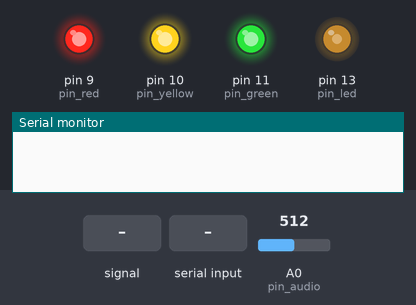
Bench run of a sketch on a simulated Arduino Uno, built with avr-gcc and run on an emulated ATmega328P. On the bench: output pins drawn as LEDs (lit = HIGH), the last lines printed to the serial monitor. Dashed ring = blinking. The test bench sets the inputs (shaded band); at power-on: A0 (pin_audio) = 512.

Above: at 1.2 s.
1.3 s: A0 (pin_audio) fed a 50 Hz sine of ±306 counts around its level
At 4.06 s:
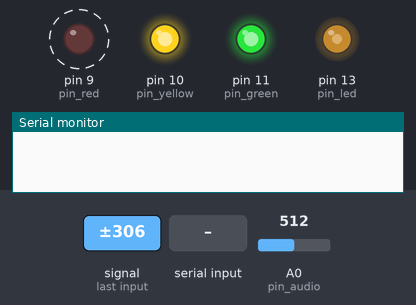
4.3 s: "S\n" received over Serial
At 5.2 s:
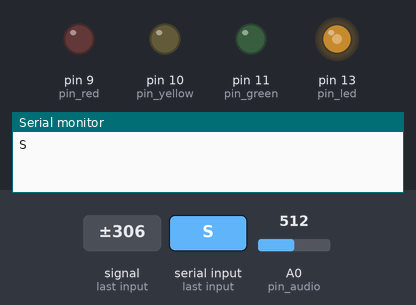
5.8 s: "s\n" received over Serial
7.3 s: "C\n" received over Serial
Timing chart, 0 to 9.8 s (numbered marks = the images above; inputs shaded):
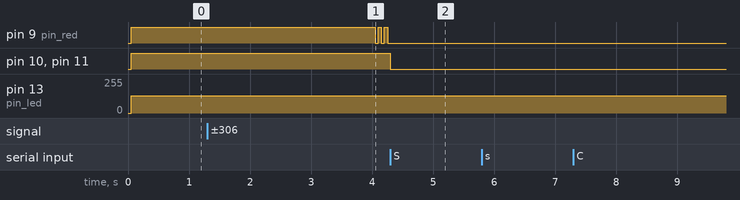

The sketch:

trafficlight_vu_serial.ino
```cpp
/*
*  Arduino 1.0 sketch
*
*  trafficlight_vu_serial
*  A traffic light controller that acts as a VU meter
*
*  On startup, this will continuously sample from analog pin A0 at 500Hz
*  A trafficlight with relays (ideally solid state) is connected to
*  pins dictated by pin_red, pin_yellow and pin_green.
*  The program will attempt to adapt to varying volume levels and
*  will flash the lights roughly in proportion to the signal level.
*
*  If any serial characters are written to the UART, the VU meter will be
*  suspended for a given timeout (SERIAL_TIMEOUT).  During this time, the
*  traffic light can be controlled with a few simple serial commands.
*  The light will automatically revert to VU meter mode.
*/

#include "TimerOne.h"

//Defines for the VU meter
#define PEAK_PERIOD        1000  //Measured in samples at 500Hz
#define PEAK_BUFFLEN       5     //number of peak samples to average
#define TRAFFIC_HOLD       50    //Debounce time for the poor SCRs, in ms
#define TRAFFIC_HOLD_OFF   60    //OFF time debounce

//Defines for the serial port
#define SERIAL_TIMEOUT     10000  //Duration to wait before resuming VU mode
#define SERIAL_BUFFLEN     50

//Arduino pin definitions
int pin_red = 9;
int pin_yellow = 10;
int pin_green = 11;
int pin_led = 13;
int pin_audio = A0;

//relevant audio variables
int adc_value = 0;    //the most recent sample
int peak_avg = 0;     //the average peak (envelope) value

//variables internal to the envelope detection feature
int last_value = 0;
int peak_short = 0;
int peak_long = 0;
int peak_counter = 0;
int peak_sum = 0;
int peak_buff[PEAK_BUFFLEN];

//threshold values for the Green, Yellow and Red lights
int thresh0;
int thresh1;
int thresh2;

//time storage (millis)
unsigned long last_update = 0;
unsigned long last_serial = 0;

//Incoming serial message buffer
char buff[SERIAL_BUFFLEN];

void setup(){
  //Configure necessary I/O pins
  pinMode(pin_red, OUTPUT);
  pinMode(pin_yellow, OUTPUT);
  pinMode(pin_green, OUTPUT);
  pinMode(pin_led, OUTPUT);
  digitalWrite(pin_red, LOW);
  digitalWrite(pin_yellow, LOW);
  digitalWrite(pin_green, LOW);
  digitalWrite(pin_led, LOW);

  //fire timerIsr every 2000us (500Hz)
  Timer1.initialize(2000);
  Timer1.attachInterrupt(timerIsr);

  Serial.begin(115200);
}

void loop(){
  //If a serial character is waiting, DO NOT run the VU meter
  //Clear the traffic light
  if (Serial.available()){
    digitalWrite(pin_red, LOW);
    digitalWrite(pin_yellow, LOW);
    digitalWrite(pin_green, LOW);
    last_serial = millis();
    //Stay within this loop as long as serial data has been recieved
    //within SERIAL_TIMEOUT milliseconds
    while(millis() - last_serial < SERIAL_TIMEOUT){
      if (Serial.available()){
        last_serial = millis();
        //Read an entire line into buff[], and parse it.
        readLine();
        parseLine();
      }
    }
  }
  //When no serial data is waiting, update the lights for the VU meter
  doVUMeter();
}

void parseLine(){
  Serial.println(buff);
  switch (buff[0]){
  //(S)et a light (turn it on).  Eg: 'sy' will turn on yellow.
  case 'S':
  case 's':
    digitalWrite(findTarget(buff[1]), HIGH);
    return;
  //(C)lear a light (turn it off).  Eg: 'CG' will turn off green.
  case 'C':
  case 'c':
    digitalWrite(findTarget(buff[1]), LOW);
    return;
  //(Q)uit - return to VU meter mode immediately with no timeout
  case 'Q':
  case 'q':
    last_serial = 0;
    return;
  }
}

int findTarget(char c){
  switch(c){
  case 'R':
  case 'r':
    return pin_red;
  case 'Y':
  case 'y':
    return pin_yellow;
  case 'G':
  case 'g':
    return pin_green;
  }
  return -1;
}

void readLine(){
  memset(buff, '\0', SERIAL_BUFFLEN);
  int idx = 0;
  int c;
  do {
    c = Serial.read();
    if ((c > 0) && (c != '\r') && (c != '\n')){
      buff[idx++] = (char)c;
    }
  } while (c != '\n');
}

void timerIsr(){
  adc_value = analogRead(pin_audio);
  //peak_short is *always* updated with the maximum value
  if (adc_value > peak_short){
    peak_short = adc_value;
  }
  //at the end of each PEAK_PERIOD, calculate the weighted envelope (peak_avg)
  //also update the threshold values for this new value of peak_avg
  if (++peak_counter > PEAK_PERIOD){
    peak_counter = 0;
    doPeakCalc();
    findThresh();
  }
  //Toggle pin 13 - if the ISR starts falling behind, we will see distruptions
  //in the square wave on pin 13
  digitalWrite(pin_led, digitalRead(pin_led) ^ 1);
}

void doVUMeter(){
  //Skip any 0 (read: probably negative) values immediately
  if (adc_value == 0){
    return;
  }
  //If we last changed state within TRAFFIC_HOLD, abort immediately (trying to stay lean)
  if (millis() - last_update < TRAFFIC_HOLD){
    return;
  }
  last_value = adc_value;
  //Enable for serial debug of current value VS peak value
  //Serial.print(adc_value);
  //Serial.print(" < ");
  //Serial.println(peak_avg);
  last_update = millis();
  if ((adc_value < thresh0)){
    //all off
    digitalWrite(pin_red, LOW);
    digitalWrite(pin_yellow, LOW);
    digitalWrite(pin_green, LOW);
  } else if (adc_value < thresh1){
    //only green
    digitalWrite(pin_red, LOW);
    digitalWrite(pin_yellow, LOW);
    digitalWrite(pin_green, HIGH);
  } else if (adc_value < thresh2){
    //green + yellow
    digitalWrite(pin_red, LOW);
    digitalWrite(pin_yellow, HIGH);
    digitalWrite(pin_green, HIGH);
  } else {
    //all on
    digitalWrite(pin_red, HIGH);
    digitalWrite(pin_yellow, HIGH);
    digitalWrite(pin_green, HIGH);
  }
}

void findThresh(){
  //Truncate the number back to an integer for comparison...
  thresh0 = (int)((double)peak_avg)*0.08;
  thresh1 = (int)((double)peak_avg)*0.25;
  thresh2 = (int)((double)peak_avg)*0.50;
}

void doPeakCalc(){
    //If the new peak is greater than the last, do not weight
    //This keeps the VU responsive to loudness
    if (peak_short > peak_long){
      peak_long = peak_short;
    //If the new peak is falling, slow the rate of descent (by 1/4)
    } else {
      peak_long = peak_long-((peak_long-peak_short)/4);
    }
    //Reset the short-term peak so it can accumulate over the next period
    peak_short = 0;
    //average the last PEAK_BUFFLEN values into peak_avg
    peak_sum = 0;
    int i;
    for (int i=1;i<PEAK_BUFFLEN;i++){
      peak_buff[i] = peak_buff[i-1];
      peak_sum += peak_buff[i-1];
    }
    peak_buff[0] = peak_long;
    peak_avg = (peak_sum+peak_long)/PEAK_BUFFLEN;
}
```

Measured:
- after the input at 1.3 s, pin 9 (pin_red): alternates HIGH for 0.05 s and LOW for 0.05 s, starting after 2.8 s
- after the input at 4.3 s, pin 9 (pin_red): stops changing and stays LOW; pin 10 (pin_yellow), pin 11 (pin_green): HIGH → LOW at once
